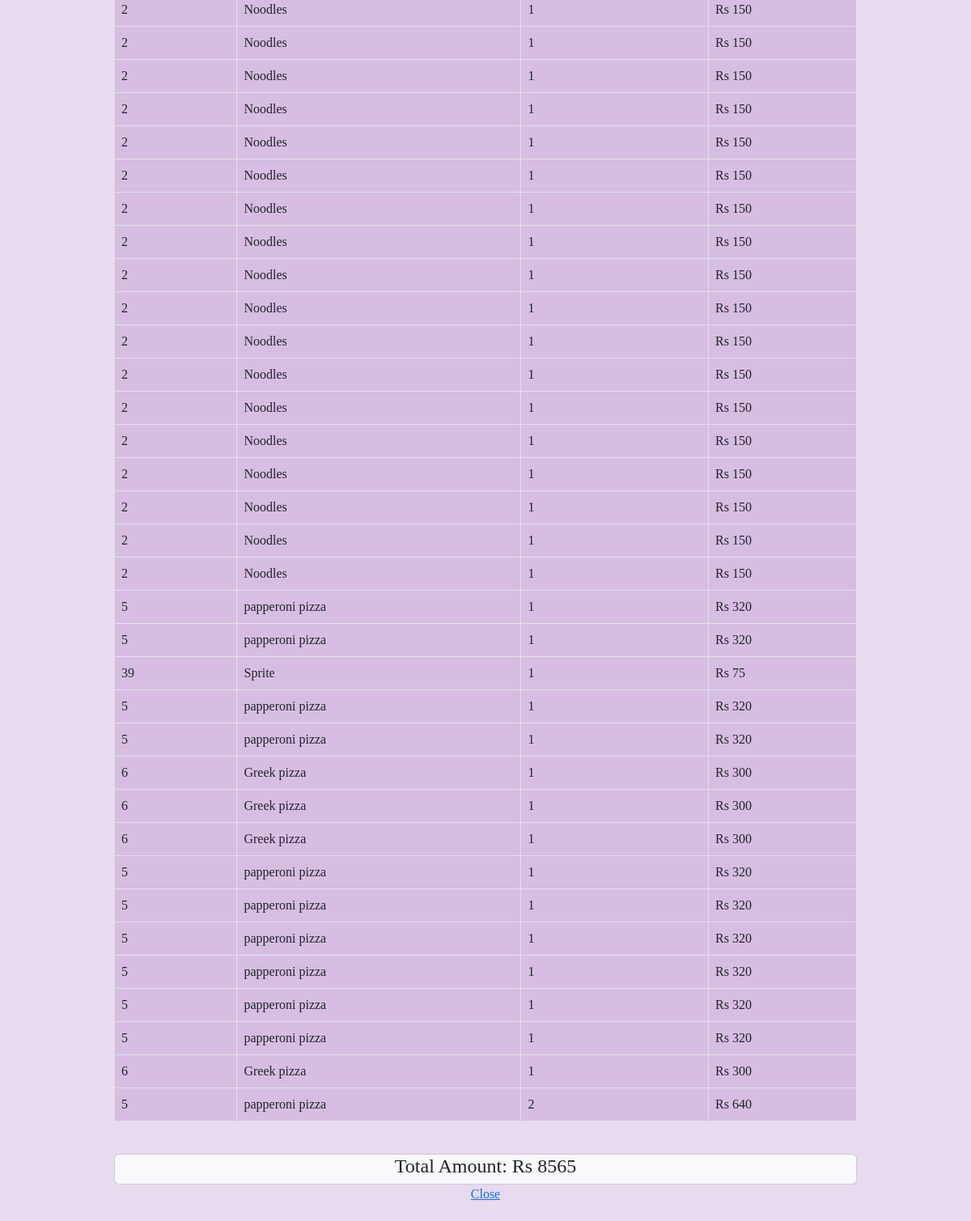
/path20 (signed in), run on the app's committed database.
### app2/models.py (models this page shows, shortened)
class Billtable(models.Model):
    Productid = models.IntegerField()
    Productname = models.CharField(max_length=100)
    Quantity = models.IntegerField()
    price = models.IntegerField()
    Userid = models.CharField(max_length=100)
    Date = models.DateField()
    Firstname = models.CharField(max_length=100)

### app2/views.py (the view)
# urls.py: path("path20", views.userbilldata, name="userbilldata"),
def userbilldata(request):
    a = Billtable.objects.filter(Userid=request.session["member_id"])
    x=0
    if a:
        for i in a:
            p=i.price
            x=x+p
            pid=i.Productid
            q=i.Quantity
            c=i.id
            n=i.Firstname
        return render(request, "userbilldata.html",{"usercartdatakey":a,"sum":x,"Productid":pid,"Quantity":q,"id":c,"Date":datetime.date.today(),"Firstname":n}) #,"Firstname":d,"Mobile":e,"Place":f})
    else:
         return HttpResponse("No orders")

### templates/userbilldata.html (shortened to what this page needs)
<!DOCTYPE html>
<html lang="en">
<head>
<link href="https://cdn.jsdelivr.net/npm/bootstrap@5.2.3/dist/css/bootstrap.min.css" rel="stylesheet">
</head>
<body class="bg-muted">
    <div class="container">
        <table align="right">
            <form action="" method="POST">
                    <br>
        <br>
        <table class="table  table-bordered " style="padding:50px ; background-color:#d7bde2">
         {% for i in usercartdatakey %}
         <tr>
            <td>{{i.Productid}}</td>
            <td>{{i.Productname}}</td>
            <td>{{i.Quantity}}</td>
            <td> Rs {{i.price}}</td>
        </tr>
        {% endfor %}
    </table>
        <br>
<div class="bg-light card text-center">
    <h4 align="center">Total Amount:  Rs {{sum}}</h4>
</div>
<div class="text-center">
    <a href="http://127.0.0.1:8000/" > Close </a>
</div>
</body>
</html>

### templates/userbilldata.html (style rules this page uses)
body { background-color:#e8daef; display: flex; justify-content: center; align-items: center; height: 100vh; font-family:times new roman; }
.container { background-color:#e8daef; padding: 20px; border-radius: 10px; width: 80%; border:1px solid #e8daef; }

### data on the page
Billtable: Productid "2", Productname "Noodles", Quantity "1", price "150"
Billtable: Productid "2", Productname "Noodles", Quantity "1", price "150"
Billtable: Productid "2", Productname "Noodles", Quantity "1", price "150"
Billtable: Productid "2", Productname "Noodles", Quantity "1", price "150"
Billtable: Productid "2", Productname "Noodles", Quantity "1", price "150"
Billtable: Productid "2", Productname "Noodles", Quantity "1", price "150"
Billtable: Productid "2", Productname "Noodles", Quantity "1", price "150"
Billtable: Productid "2", Productname "Noodles", Quantity "1", price "150"
Billtable: Productid "2", Productname "Noodles", Quantity "1", price "150"
Billtable: Productid "2", Productname "Noodles", Quantity "1", price "150"
Billtable: Productid "2", Productname "Noodles", Quantity "1", price "150"
Billtable: Productid "2", Productname "Noodles", Quantity "1", price "150"
Billtable: Productid "2", Productname "Noodles", Quantity "1", price "150"
Billtable: Productid "2", Productname "Noodles", Quantity "1", price "150"
Billtable: Productid "2", Productname "Noodles", Quantity "1", price "150"
Billtable: Productid "2", Productname "Noodles", Quantity "1", price "150"
Billtable: Productid "2", Productname "Noodles", Quantity "1", price "150"
Billtable: Productid "2", Productname "Noodles", Quantity "1", price "150"
Billtable: Productid "5", Productname "papperoni pizza", Quantity "1", price "320"
Billtable: Productid "5", Productname "papperoni pizza", Quantity "1", price "320"
Billtable: Productid "39", Productname "Sprite", Quantity "1", price "75"
Billtable: Productid "5", Productname "papperoni pizza", Quantity "1", price "320"
Billtable: Productid "5", Productname "papperoni pizza", Quantity "1", price "320"
Billtable: Productid "6", Productname "Greek pizza", Quantity "1", price "300"
Billtable: Productid "6", Productname "Greek pizza", Quantity "1", price "300"
Billtable: Productid "6", Productname "Greek pizza", Quantity "1", price "300"
Billtable: Productid "5", Productname "papperoni pizza", Quantity "1", price "320"
Billtable: Productid "5", Productname "papperoni pizza", Quantity "1", price "320"
Billtable: Productid "5", Productname "papperoni pizza", Quantity "1", price "320"
Billtable: Productid "5", Productname "papperoni pizza", Quantity "1", price "320"
Billtable: Productid "5", Productname "papperoni pizza", Quantity "1", price "320"
Billtable: Productid "5", Productname "papperoni pizza", Quantity "1", price "320"
Billtable: Productid "6", Productname "Greek pizza", Quantity "1", price "300"
Billtable: Productid "5", Productname "papperoni pizza", Quantity "2", price "640"

### other printed values
{{ sum }} "8565"
